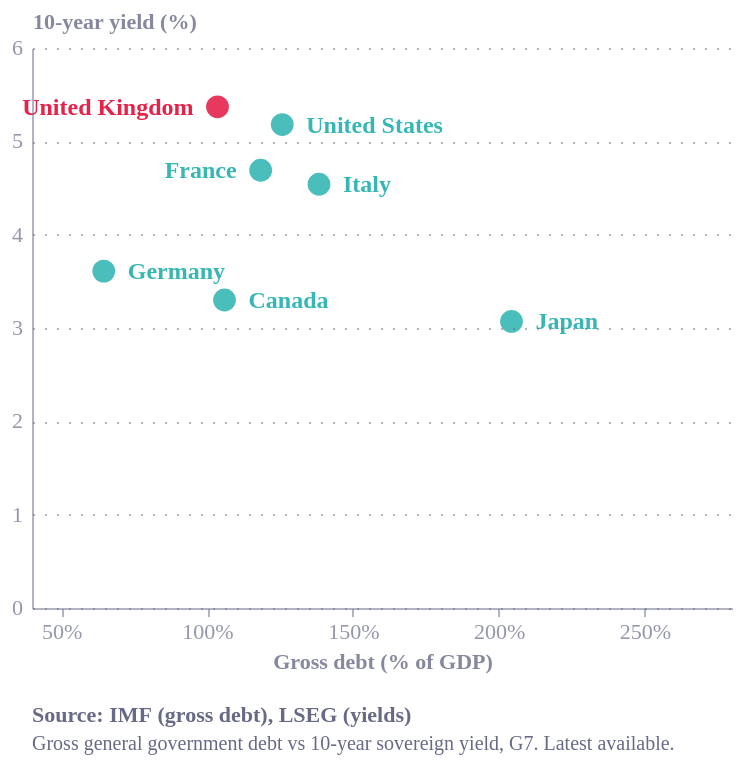

Here is the Vega-Lite specification saved for this chart:
### Vega-Lite specification from a JSON file in a GitHub repository (floating-point values rounded to 4 significant figures)
{"config": {"font": "Circular Std", "text": {"color": "#676A86", "align": "left", "baseline": "middle", "dx": 7, "dy": 0, "fontSize": 11}, "view": {"stroke": "transparent", "continuousWidth": 400, "continuousHeight": 300, "discreteWidth": 400, "discreteHeight": 300, "fill": "transparent"}, "range": {"category": ["#36B7B4", "#E6224B", "#F4C245", "#0063AF", "#00A767", "#179FDB", "#EB5C2E"], "diverging": ["#E6224B", "#E54753", "#C9C9C9", "#179FDB", "#122B39"], "heatmap": ["#C9C9C9", "#179FDB", "#0063AF", "#122B39"], "ordinal": ["#00A767", "#36B7B4", "#179FDB", "#0063AF", "#243B5A"]}, "bar": {"color": "#179fdb"}, "line": {"color": "#e6224b"}, "rule": {"color": "#676A86"}, "area": {"opacity": 0.3}, "point": {"filled": true, "size": 80, "color": "#e6224b", "opacity": 0.95}, "geoshape": {"stroke": "white", "strokeWidth": 0.3}, "rect": {"fill": "#d6d4d4", "opacity": 0.3}, "axis": {"labelColor": "#676A86", "labelFontSize": 11, "labelFont": "Circular Std", "labelOpacity": 0.7, "tickColor": "#676A86", "tickOpacity": 0.5, "domainColor": "#676A86", "domainOpacity": 0.5, "gridColor": "#676A86", "gridDash": [2, 2], "gridOpacity": 0.5, "title": null, "titleColor": "#676A86", "titleOpacity": 0.8, "tickSize": 4}, "axisXDiscrete": {"grid": false, "labelAngle": 0, "tickCount": 10, "tickOpacity": 0.5, "title": null}, "axisYDiscrete": {"ticks": false, "labelPadding": 5}, "axisXTemporal": {"grid": false, "ticks": true}, "axisXQuantitative": {"grid": true}, "axisYQuantitative": {"gridColor": "#676A86", "gridDash": [1, 5], "gridOpacity": 0.5, "ticks": false, "labelPadding": 5, "tickCount": 8, "titleAngle": 0, "titleAlign": "left", "titleBaseline": "bottom", "titleX": 0, "titleY": -5}, "title": {"color": "#676A86E6", "subtitleColor": "#676A86", "font": "Circular Std", "subtitleFont": "Circular Std", "anchor": "start", "fontSize": 14, "subtitleFontSize": 12, "subtitlePadding": 4, "offset": 0, "frame": "group"}, "legend": {"titleColor": "#122b39", "title": null, "labelColor": "#122b39", "labelFontSize": 11}, "background": "white"}, "layer": [{"data": {"name": "data-4b7cc157c7f0e1d0d8b92219a388f358"}, "mark": {"type": "point", "filled": true, "opacity": 0.9, "size": 130}, "encoding": {"color": {"condition": {"test": "(datum.country === 'United Kingdom')", "value": "#e6224b"}, "value": "#36b7b4"}, "tooltip": [{"field": "country", "type": "nominal"}, {"field": "debt", "type": "quantitative"}, {"field": "yield", "type": "quantitative"}], "x": {"axis": {"grid": false, "labelExpr": "datum.label + '%'", "tickCount": 5, "zindex": 1}, "field": "debt", "scale": {"domain": [50, 270]}, "title": "Gross debt (% of GDP)", "type": "quantitative"}, "y": {"axis": {"titleAlign": "left", "titleAngle": 0, "titleX": 0, "titleY": -8, "zindex": 1}, "field": "yield", "scale": {"domain": [0, 6], "nice": false}, "title": "10-year yield (%)", "type": "quantitative"}}}, {"layer": [{"data": {"name": "data-f4254098091132475df895543a375e40"}, "mark": {"type": "text", "align": "left", "dx": 12, "fontSize": 12, "fontWeight": "bold"}, "encoding": {"color": {"condition": {"test": "(datum.country === 'United Kingdom')", "value": "#e6224b"}, "value": "#36b7b4"}, "text": {"field": "country", "type": "nominal"}, "x": {"field": "debt", "type": "quantitative"}, "y": {"field": "yield", "type": "quantitative"}}}, {"data": {"name": "data-ea03a2c4397cccdcc0bcddcc6620d87a"}, "mark": {"type": "text", "align": "right", "dx": -12, "fontSize": 12, "fontWeight": "bold"}, "encoding": {"color": {"condition": {"test": "(datum.country === 'United Kingdom')", "value": "#e6224b"}, "value": "#36b7b4"}, "text": {"field": "country", "type": "nominal"}, "x": {"field": "debt", "type": "quantitative"}, "y": {"field": "yield", "type": "quantitative"}}}]}], "height": 280, "title": {"text": "Source: IMF (gross debt), LSEG (yields)", "anchor": "start", "color": "#676A86", "dy": 12, "fontSize": 11, "orient": "bottom", "subtitle": ["Gross general government debt vs 10-year sovereign yield, G7. Latest available."], "subtitleColor": "#676A86", "subtitleFontSize": 10}, "width": 350, "$schema": "https://vega.github.io/schema/vega-lite/v6.4.1.json", "datasets": {"data-4b7cc157c7f0e1d0d8b92219a388f358": [{"country": "United Kingdom", "debt": 103.6, "yield": 5.37, "al": "left"}, {"country": "United States", "debt": 125.8, "yield": 5.18, "al": "right"}, {"country": "France", "debt": 118.4, "yield": 4.69, "al": "left"}, {"country": "Italy", "debt": 138.4, "yield": 4.54, "al": "right"}, {"country": "Germany", "debt": 64.6, "yield": 3.61, "al": "right"}, {"country": "Japan", "debt": 204.4, "yield": 3.07, "al": "right"}, {"country": "Canada", "debt": 106.0, "yield": 3.3, "al": "right"}], "data-f4254098091132475df895543a375e40": [{"country": "United States", "debt": 125.8, "yield": 5.18, "al": "right"}, {"country": "Italy", "debt": 138.4, "yield": 4.54, "al": "right"}, {"country": "Germany", "debt": 64.6, "yield": 3.61, "al": "right"}, {"country": "Japan", "debt": 204.4, "yield": 3.07, "al": "right"}, {"country": "Canada", "debt": 106.0, "yield": 3.3, "al": "right"}], "data-ea03a2c4397cccdcc0bcddcc6620d87a": [{"country": "United Kingdom", "debt": 103.6, "yield": 5.37, "al": "left"}, {"country": "France", "debt": 118.4, "yield": 4.69, "al": "left"}]}}
